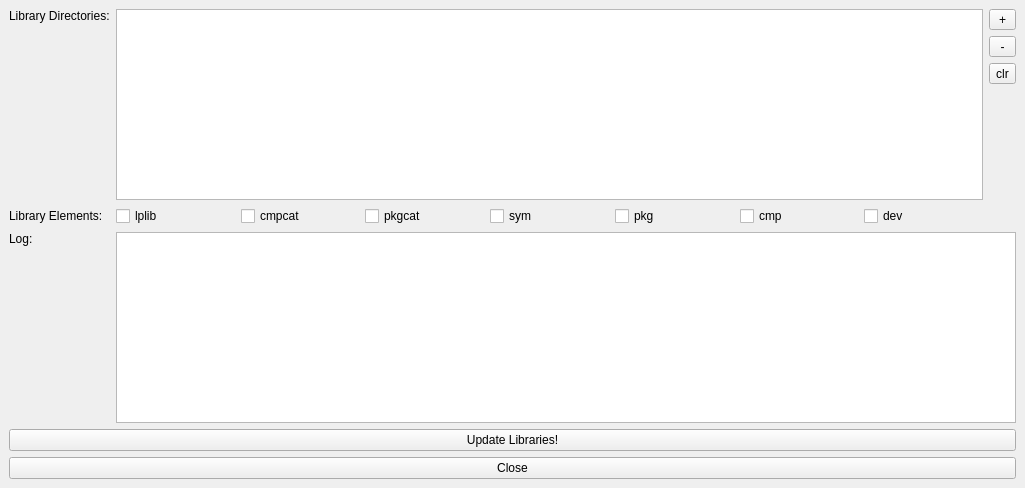
<?xml version="1.0" encoding="UTF-8"?>
<ui version="4.0">
 <class>MainWindow</class>
 <widget class="QMainWindow" name="MainWindow">
  <property name="geometry">
   <rect>
    <x>0</x>
    <y>0</y>
    <width>1025</width>
    <height>488</height>
   </rect>
  </property>
  <property name="windowTitle">
   <string>LibrePCB WorkspaceLibraryUpdater</string>
  </property>
  <widget class="QWidget" name="centralwidget">
   <layout class="QGridLayout" name="gridLayout">
    <item row="6" column="0" colspan="3">
     <widget class="QPushButton" name="updateBtn">
      <property name="text">
       <string>Update Libraries!</string>
      </property>
     </widget>
    </item>
    <item row="7" column="0" colspan="3">
     <widget class="QPushButton" name="pushButton">
      <property name="text">
       <string>Close</string>
      </property>
     </widget>
    </item>
    <item row="3" column="0">
     <widget class="QLabel" name="label">
      <property name="text">
       <string>Library Directories:</string>
      </property>
      <property name="alignment">
       <set>Qt::AlignLeading|Qt::AlignLeft|Qt::AlignTop</set>
      </property>
     </widget>
    </item>
    <item row="5" column="0">
     <widget class="QLabel" name="label_3">
      <property name="text">
       <string>Log:</string>
      </property>
      <property name="alignment">
       <set>Qt::AlignLeading|Qt::AlignLeft|Qt::AlignTop</set>
      </property>
     </widget>
    </item>
    <item row="5" column="1" colspan="2">
     <widget class="QListWidget" name="log"/>
    </item>
    <item row="3" column="1">
     <widget class="QListWidget" name="libDirs">
      <property name="selectionMode">
       <enum>QAbstractItemView::ExtendedSelection</enum>
      </property>
     </widget>
    </item>
    <item row="3" column="2">
     <layout class="QVBoxLayout" name="verticalLayout">
      <item>
       <widget class="QToolButton" name="addDirectoryBtn">
        <property name="sizePolicy">
         <sizepolicy hsizetype="Minimum" vsizetype="Fixed">
          <horstretch>0</horstretch>
          <verstretch>0</verstretch>
         </sizepolicy>
        </property>
        <property name="text">
         <string notr="true">+</string>
        </property>
       </widget>
      </item>
      <item>
       <widget class="QToolButton" name="removeDirectoryBtn">
        <property name="sizePolicy">
         <sizepolicy hsizetype="Minimum" vsizetype="Fixed">
          <horstretch>0</horstretch>
          <verstretch>0</verstretch>
         </sizepolicy>
        </property>
        <property name="text">
         <string notr="true">-</string>
        </property>
       </widget>
      </item>
      <item>
       <widget class="QToolButton" name="clrLibraryBtn">
        <property name="sizePolicy">
         <sizepolicy hsizetype="Minimum" vsizetype="Fixed">
          <horstretch>0</horstretch>
          <verstretch>0</verstretch>
         </sizepolicy>
        </property>
        <property name="text">
         <string notr="true">clr</string>
        </property>
       </widget>
      </item>
      <item>
       <spacer name="verticalSpacer">
        <property name="orientation">
         <enum>Qt::Vertical</enum>
        </property>
        <property name="sizeHint" stdset="0">
         <size>
          <width>20</width>
          <height>40</height>
         </size>
        </property>
       </spacer>
      </item>
     </layout>
    </item>
    <item row="4" column="0">
     <widget class="QLabel" name="label_2">
      <property name="text">
       <string>Library Elements:</string>
      </property>
     </widget>
    </item>
    <item row="4" column="1">
     <layout class="QHBoxLayout" name="horizontalLayout">
      <item>
       <widget class="QCheckBox" name="cbx_lplib">
        <property name="text">
         <string notr="true">lplib</string>
        </property>
       </widget>
      </item>
      <item>
       <widget class="QCheckBox" name="cbx_cmpcat">
        <property name="text">
         <string notr="true">cmpcat</string>
        </property>
       </widget>
      </item>
      <item>
       <widget class="QCheckBox" name="cbx_pkgcat">
        <property name="text">
         <string notr="true">pkgcat</string>
        </property>
       </widget>
      </item>
      <item>
       <widget class="QCheckBox" name="cbx_sym">
        <property name="text">
         <string notr="true">sym</string>
        </property>
       </widget>
      </item>
      <item>
       <widget class="QCheckBox" name="cbx_pkg">
        <property name="text">
         <string notr="true">pkg</string>
        </property>
       </widget>
      </item>
      <item>
       <widget class="QCheckBox" name="cbx_cmp">
        <property name="text">
         <string notr="true">cmp</string>
        </property>
       </widget>
      </item>
      <item>
       <widget class="QCheckBox" name="cbx_dev">
        <property name="text">
         <string notr="true">dev</string>
        </property>
       </widget>
      </item>
     </layout>
    </item>
   </layout>
  </widget>
 </widget>
 <resources/>
 <connections>
  <connection>
   <sender>pushButton</sender>
   <signal>clicked()</signal>
   <receiver>MainWindow</receiver>
   <slot>close()</slot>
   <hints>
    <hint type="sourcelabel">
     <x>307</x>
     <y>128</y>
    </hint>
    <hint type="destinationlabel">
     <x>605</x>
     <y>146</y>
    </hint>
   </hints>
  </connection>
 </connections>
</ui>
